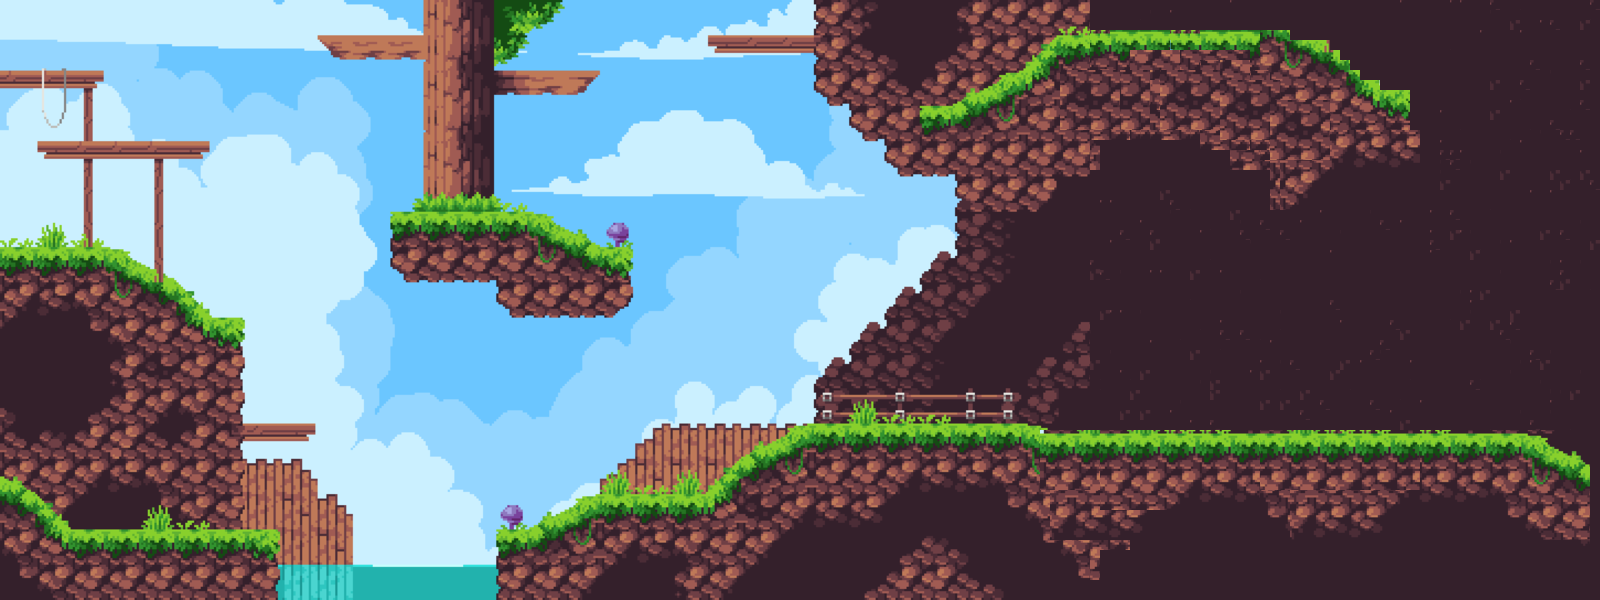

Rendered tile map (Tiled .tmx) drawn with the repository's tilesets; below, a short description and the map source with its tile grids summarised:
An orthogonal 160x60 tile map with 10x10 px tiles, 1 tile layer (Слой тайлов 1) and 24 objects (21x solid, player1, player2, enemy).

<map version="1.10" tiledversion="1.10.1" orientation="orthogonal" renderorder="right-down" width="160" height="60" tilewidth="10" tileheight="10" infinite="0" nextlayerid="3" nextobjectid="28">
 <tileset firstgid="1" source="../imgonline-com-ua-Resize-gqYtewbfm6W (1).tsx" />
 <layer id="1" name="Слой тайлов 1" width="160" height="60">
  <data>[9600 cells, 9600 non-empty, 6518 distinct tile ids]</data>
 </layer>
 <objectgroup id="2" name="Слой объектов 1">
  <object id="1" name="solid" x="2" y="249.333" width="128.667" height="57.3333" />
  <object id="2" name="solid" x="111.666" y="319.333" width="129.334" height="57.3333" />
  <object id="5" name="solid" x="124.99" y="255.333">
   <polygon points="0,0 94.3433,62.6667 -3.65672,61.1746" />
  </object>
  <object id="6" name="solid" x="65.9997" y="531.333" width="211.334" height="57.3333" />
  <object id="7" name="solid" x="2.56716" y="472.667">
   <polygon points="0,0 91.7761,71.3334 -3.55722,69.6349" />
  </object>
  <object id="8" name="solid" x="524.448" y="214.667">
   <polygon points="0,0 105.896,44 -4.10448,42.9524" />
  </object>
  <object id="9" name="solid" x="391.333" y="208.667" width="138.667" height="57.3333" />
  <object id="10" name="solid" x="795.333" y="432.667" width="752.001" height="57.3333" />
  <object id="11" name="solid" x="795.333" y="425.333" width="246.667" height="57.3333" />
  <object id="12" name="solid" x="580.666" y="499.333" width="175.334" height="57.3333" />
  <object id="13" name="solid" x="498" y="527.333" width="129.334" height="57.3333" />
  <object id="14" name="solid" x="498.666" y="258.667" width="131.334" height="57.3333" />
  <object id="15" name="solid" x="1500" y="454.667" width="129.334" height="57.3333" />
  <object id="16" name="solid" x="888" y="103.333" width="214.001" height="58" />
  <object id="17" name="solid" x="957.333" y="153.333" width="95.334" height="55.3333" />
  <object id="18" name="solid" x="853.333" y="81.3333" width="129.334" height="57.3333" />
  <object id="19" name="solid" x="1096" y="82.6667" width="331.334" height="62.6666" />
  <object id="20" name="solid" x="1230.67" y="111.333" width="129.334" height="57.3333" />
  <object id="21" name="solid" x="1252.67" y="139.333" width="70.6673" height="68" />
  <object id="23" name="solid" x="801.333" y="428.667">
   <polygon points="0,0 -112.667,79.3333 -3.2657,79.3333" />
  </object>
  <object id="24" name="solid" x="588.667" y="495.333">
   <polygon points="0,0 -89.3337,67.3333 -2.58937,67.3333" />
  </object>
  <object id="25" name="player1" x="860.667" y="379.333" width="38" height="40.6667" />
  <object id="26" name="player2" x="87.3333" y="194.667" width="38" height="40.6667" />
  <object id="27" name="enemy" x="350.667" y="544" width="44.6667" height="22.6667" />
 </objectgroup>
</map>